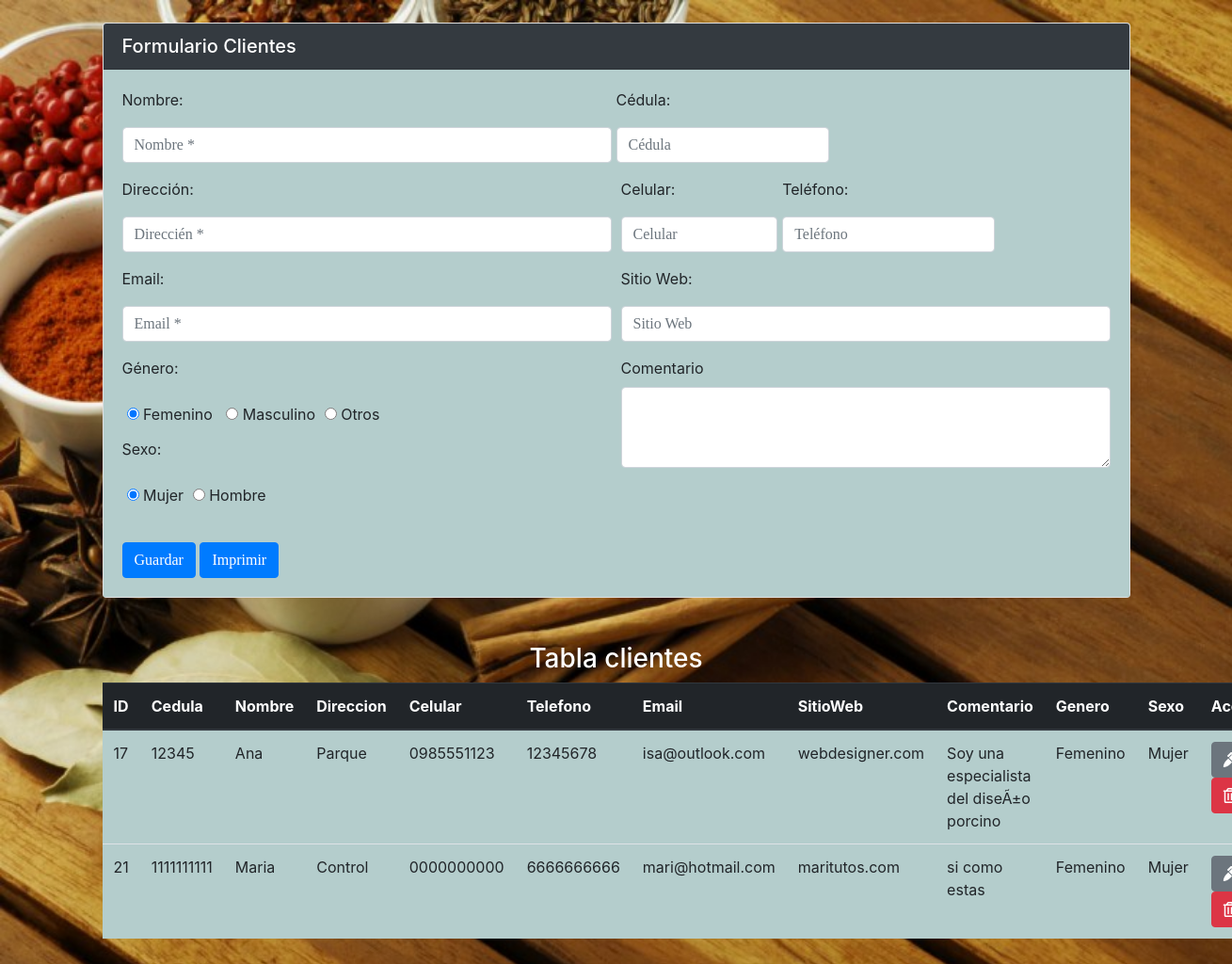
The app's page /Clientes.php with its own data.
### tables this page shows
CREATE TABLE `usuario` (
  `id` int(7) NOT NULL,
  `cedula` varchar(15) NOT NULL,
  `nombre` varchar(100) NOT NULL,
  `direccion` varchar(200) NOT NULL,
  `celular` varchar(15) NOT NULL,
  `telefono` varchar(15) NOT NULL,
  `email` varchar(100) NOT NULL,
  `sitioweb` varchar(150) NOT NULL,
  `comentario` varchar(1000) NOT NULL,
  `genero` varchar(20) NOT NULL,
  `sexo` varchar(20) NOT NULL,
  `tipo` varchar(100) NOT NULL
);

### Clientes.php (the view, shortened to what this page needs)
<?php  include("conexion.php"); ?>
<!doctype html>
<html>
<head>
<link rel="stylesheet" href="https://maxcdn.bootstrapcdn.com/bootstrap/4.0.0/css/bootstrap.min.css">
<link rel="stylesheet" href="https://use.fontawesome.com/releases/v5.6.3/css/all.css">
</head>
<body style="background-image: url('img/cliente.jpeg');width: 100%;
  height:100%;
  background-size: cover;">
    <main class="container p-4">
       <div class="row">
        <div class="col-md-12">
          <div class="card">
      <h5 class="card-header bg bg-dark" style="color: white;">Formulario Clientes</h5>
      <div class="card-body" style="background-color:#B4CDCC">
  <form method="POST" action="clientebd/insertarcliente.php">
      <div class="form-row">
          <div class="form-group col-md-6">
            <label for="nombre">Nombre:</label>
            <input type="nombre" class="form-control" name="nombre" placeholder="Nombre *" attern="^[^0-9]+$" size="30" maxlength="245" required>
          </div>
          <div class="form-group">
          <label for="cedula">Cédula:</label>
          <input type="text" class="form-control" name="cedula" placeholder="Cédula" maxlength="10" required>
          </div>
        <div class="form-group col-md-6">
          <label for="direccion">Dirección:</label>
          <input type="text" class="form-control" name="direccion" placeholder="Direccién *" required>
        </div>
           <div class="form-group col-md-2">
          <label for="celular">Celular:</label>
          <input type="text" class="form-control" name="celular" placeholder="Celular" maxlength="10">
          </div>
         <div class="form-group">
          <label for="telefono">Teléfono:</label>
          <input type="text" class="form-control" name="telefono" placeholder="Teléfono" maxlength="10">
          </div>
      </div>
      <div class="form-row">
             <div class="form-group col-md-6">
              <label for="email">Email:</label>
              <input type="email" class="form-control" name="email" pattern=".+\.com" title="Ingrese un correo valido"placeholder="Email *" required>
            </div>
            <div class="form-group col-md-6">
              <label for="sitioweb">Sitio Web:</label>
              <input type="text" class="form-control" name="sitioweb" placeholder="Sitio Web">
            </div>
            <div class="form-group col-md-6">
             <p>Género:</p>
          <div>
            <label class="radio-inline" style="padding:5px">
              <input type="radio" name="genero" value="Femenino" checked> Femenino
            </label>
            <label class="radio-inline" style="padding:5px">
              <input type="radio" name="genero" value="Masculino"> Masculino
            </label>
            <label class="radio-inline">
              <input type="radio" name="genero" value="Otros"> Otros
            </label>
          </div>
          <p>Sexo:</p>
          <div>
            <label class="radio-inline" style="padding:5px">
              <input type="radio" name="sexo" value="Mujer" checked>  Mujer
            </label>
            <label class="radio-inline">
              <input type="radio" name="sexo" value="Hombre">  Hombre
            </label>
          </div>
          </div>
           <div class="form-group col-md-6">
              <label for="comentario">Comentario</label>
              <textarea class="form-control" name="comentario" rows="3"></textarea>
            </div>
      </div>
      <input type="submit" class="btn btn-primary" value="Guardar">
      <input type="submit" class="btn btn-primary" value="Imprimir">
  </form>
    </div>
    </div>
    </div>
    </div>
    <br>
    <br>
    <h3 style="color: white" align="center">Tabla clientes</h3>
    <table class="table table-striped">
    <thead class="thead-dark">
    <tr>
    <th>ID</th>
    <th>Cedula</th>
    <th>Nombre</th>
    <th>Direccion</th>
    <th>Celular</th>
    <th>Telefono</th>
    <th>Email</th>
    <th>SitioWeb</th>
    <th>Comentario</th>
    <th>Genero</th>
    <th>Sexo</th>
    <th>Accion</ht>
    </thead>
      <?php
       $query="SELECT id,cedula,nombre,direccion,celular,telefono,email,sitioweb,comentario,genero,sexo,tipo FROM usuario WHERE tipo='cliente'";
       $result = mysqli_query($conexion,$query);
       while ($row=mysqli_fetch_assoc($result)) { ?>
      <tr style="background-color: #B4CDCC">
      <td><?php echo $row["id"]; ?></td>
       <td><?php echo $row["cedula"]; ?></td>
       <td><?php echo $row["nombre"]; ?></td>
       <td><?php echo  $row["direccion"]; ?></td>
       <td><?php echo $row["celular"]; ?></td>
       <td><?php echo $row["telefono"]; ?></td>
       <td><?php echo $row["email"]; ?></td>
       <td><?php echo $row["sitioweb"]; ?></td>
       <td><?php echo $row["comentario"]; ?></td>
       <td><?php echo $row["genero"]; ?></td>
       <td><?php echo $row["sexo"]; ?></td>
       <td>
        <a href="clientebd/actualizarcliente.php?id=<?php echo $row['id']?>&accion=editar" class="btn btn-secondary"><i class="fas fa-marker"></i></a>
        <a href="clientebd/eliminarcliente.php?id=<?php echo $row['id']?>&accion=eliminar" class="btn btn-danger"><i class="far fa-trash-alt"></i></a></td>
      </tr>
       <?php } ?>
      </table>
    </main>
  </body>
</html>

### Clientes.php (style rules this page uses)
input { margin: auto; margin-top: 9px; font-size: 15px; font-family: century gothic; }

### records on screen
usuario: id "17", cedula "12345", nombre "Ana", direccion "Parque", celular "0985551123", telefono "12345678", email "isa@outlook.com", sitioweb "webdesigner.com", comentario "Soy una especialista del diseÃ±o porcino", genero "Femenino", sexo "Mujer"
usuario: id "21", cedula "1111111111", nombre "Maria", direccion "Control", celular "0000000000", telefono "6666666666", email "mari@hotmail.com", sitioweb "maritutos.com", comentario "si como estas", genero "Femenino", sexo "Mujer"
